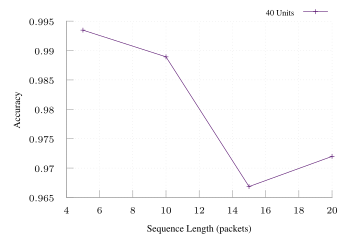

gnuplot code for this plot:
set terminal tikz standalone color size 9cm,6cm font '\scriptsize' preamble '\usepackage{microtype} \usepackage{times} \usepackage[T1]{fontenc} \usepackage{siunitx}\sisetup{detect-all}'
set output "shortseq-accuracy.tex"

load "gnuplot-palettes/inferno.pal"

set style line 102 lc rgb '#a0a0a0' lt 1 lw 1
set border ls 102
set colorbox border 102
set key textcolor rgb "black"
set tics textcolor rgb "black"
set label textcolor rgb "black"

set border 3
set grid x y
set xtics nomirror
set ytics nomirror

#set key autotitle columnhead
set datafile separator ","

set xlabel "Sequence Length (packets)"
set ylabel "Accuracy"

# set yrange [0.0:1.0]
set key outside top horizontal
set key font ",6"

plot "../results/lstm-multiplex-ss-results.csv" u 1:5 w linespoints title "40 Units" ls 3 dt 1
